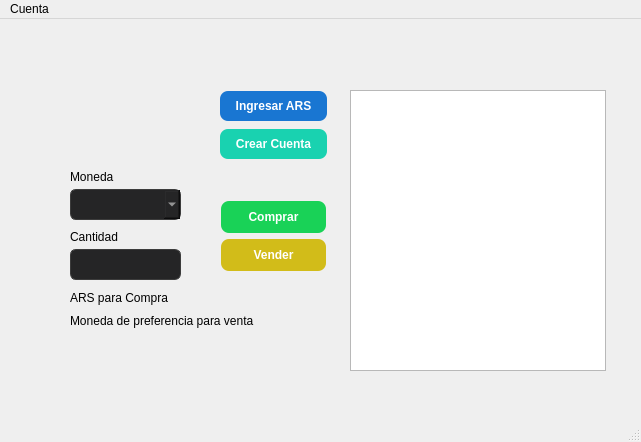
<?xml version="1.0" encoding="UTF-8"?>
<ui version="4.0">
 <class>MainWindow</class>
 <widget class="QMainWindow" name="MainWindow">
  <property name="geometry">
   <rect>
    <x>0</x>
    <y>0</y>
    <width>641</width>
    <height>442</height>
   </rect>
  </property>
  <property name="windowTitle">
   <string>MainWindow</string>
  </property>
  <widget class="QWidget" name="centralwidget">
   <widget class="QComboBox" name="comboxMoneda">
    <property name="geometry">
     <rect>
      <x>70</x>
      <y>170</y>
      <width>111</width>
      <height>31</height>
     </rect>
    </property>
    <property name="styleSheet">
     <string notr="true">                                    QComboBox {
                                        background-color: #252526;
                                        border: 1px solid #3c3c3c;
                                        border-radius: 6px;
                                        padding: 2px;
                                        color: #d4d4d4;
                                        font-size: 14px;
                                    }</string>
    </property>
    <property name="maxVisibleItems">
     <number>10000000</number>
    </property>
   </widget>
   <widget class="QLabel" name="lblMoneda">
    <property name="geometry">
     <rect>
      <x>70</x>
      <y>150</y>
      <width>49</width>
      <height>16</height>
     </rect>
    </property>
    <property name="text">
     <string>Moneda</string>
    </property>
   </widget>
   <widget class="QLineEdit" name="lineditCantidad">
    <property name="geometry">
     <rect>
      <x>70</x>
      <y>230</y>
      <width>111</width>
      <height>31</height>
     </rect>
    </property>
    <property name="styleSheet">
     <string notr="true">                                    QLineEdit {
                                        background-color: #252526;
                                        border: 1px solid #3c3c3c;
                                        border-radius: 6px;
                                        padding: 2px;
                                        color: #d4d4d4;
                                        font-size: 14px;
                                    }
                                    QLineEdit:focus {
                                        border: 1px solid #007acc;
                                    }</string>
    </property>
   </widget>
   <widget class="QLabel" name="label">
    <property name="geometry">
     <rect>
      <x>70</x>
      <y>210</y>
      <width>81</width>
      <height>16</height>
     </rect>
    </property>
    <property name="text">
     <string>Cantidad</string>
    </property>
   </widget>
   <widget class="QListView" name="listviewMonedas">
    <property name="geometry">
     <rect>
      <x>350</x>
      <y>71</y>
      <width>256</width>
      <height>281</height>
     </rect>
    </property>
   </widget>
   <widget class="QWidget" name="">
    <property name="geometry">
     <rect>
      <x>220</x>
      <y>70</y>
      <width>107</width>
      <height>72</height>
     </rect>
    </property>
    <layout class="QVBoxLayout" name="verticalLayout">
     <item>
      <widget class="QPushButton" name="btnIngresarARS">
       <property name="styleSheet">
        <string notr="true">QPushButton {
    background-color: #1976D2;
    color: white;
    border-radius: 8px;
    padding: 8px 16px;
    font-weight: bold;
    border: none;
}
QPushButton:hover {
    background-color: #1565C0;
}
QPushButton:pressed {
    background-color: #0D47A1;
}</string>
       </property>
       <property name="text">
        <string>Ingresar ARS</string>
       </property>
      </widget>
     </item>
     <item>
      <widget class="QPushButton" name="btnCrearCuenta">
       <property name="styleSheet">
        <string notr="true">QPushButton {
    background-color: #19D2B0;
    color: white;
    border-radius: 8px;
    padding: 8px 16px;
    font-weight: bold;
    border: none;
}
QPushButton:hover {
    background-color: #7AE6D0;
}
QPushButton:pressed {
    background-color: #31917F;
}</string>
       </property>
       <property name="text">
        <string>Crear Cuenta</string>
       </property>
      </widget>
     </item>
    </layout>
   </widget>
   <widget class="QPushButton" name="btnComprar">
    <property name="geometry">
     <rect>
      <x>221</x>
      <y>182</y>
      <width>105</width>
      <height>32</height>
     </rect>
    </property>
    <property name="styleSheet">
     <string notr="true">QPushButton {
    background-color: #19D257;
    color: white;
    border-radius: 8px;
    padding: 8px 16px;
    font-weight: bold;
    border: none;
}
QPushButton:hover {
    background-color: #5DDE89;
}
QPushButton:pressed {
    background-color: #41965D;
}</string>
    </property>
    <property name="text">
     <string>Comprar</string>
    </property>
   </widget>
   <widget class="QPushButton" name="btnVender">
    <property name="geometry">
     <rect>
      <x>221</x>
      <y>220</y>
      <width>105</width>
      <height>32</height>
     </rect>
    </property>
    <property name="styleSheet">
     <string notr="true">QPushButton {
    background-color: #D2BC19;
    color: white;
    border-radius: 8px;
    padding: 8px 16px;
    font-weight: bold;
    border: none;
}
QPushButton:hover {
    background-color: #D6C660;
}
QPushButton:pressed {
    background-color: #8A7E41;
}</string>
    </property>
    <property name="text">
     <string>Vender</string>
    </property>
   </widget>
   <widget class="QWidget" name="">
    <property name="geometry">
     <rect>
      <x>70</x>
      <y>270</y>
      <width>185</width>
      <height>40</height>
     </rect>
    </property>
    <layout class="QVBoxLayout" name="verticalLayout_2">
     <item>
      <widget class="QLabel" name="label_2">
       <property name="text">
        <string>ARS para Compra</string>
       </property>
      </widget>
     </item>
     <item>
      <widget class="QLabel" name="label_3">
       <property name="text">
        <string>Moneda de preferencia para venta</string>
       </property>
      </widget>
     </item>
    </layout>
   </widget>
  </widget>
  <widget class="QMenuBar" name="menubar">
   <property name="geometry">
    <rect>
     <x>0</x>
     <y>0</y>
     <width>641</width>
     <height>22</height>
    </rect>
   </property>
   <widget class="QMenu" name="menuCuenta">
    <property name="title">
     <string>Cuenta</string>
    </property>
    <addaction name="actionCerrar_sesion"/>
   </widget>
   <addaction name="menuCuenta"/>
  </widget>
  <widget class="QStatusBar" name="statusbar">
   <property name="toolTip">
    <string/>
   </property>
  </widget>
  <action name="actionCerrar_sesion">
   <property name="text">
    <string>Cerrar sesion</string>
   </property>
  </action>
 </widget>
 <resources/>
 <connections/>
</ui>
